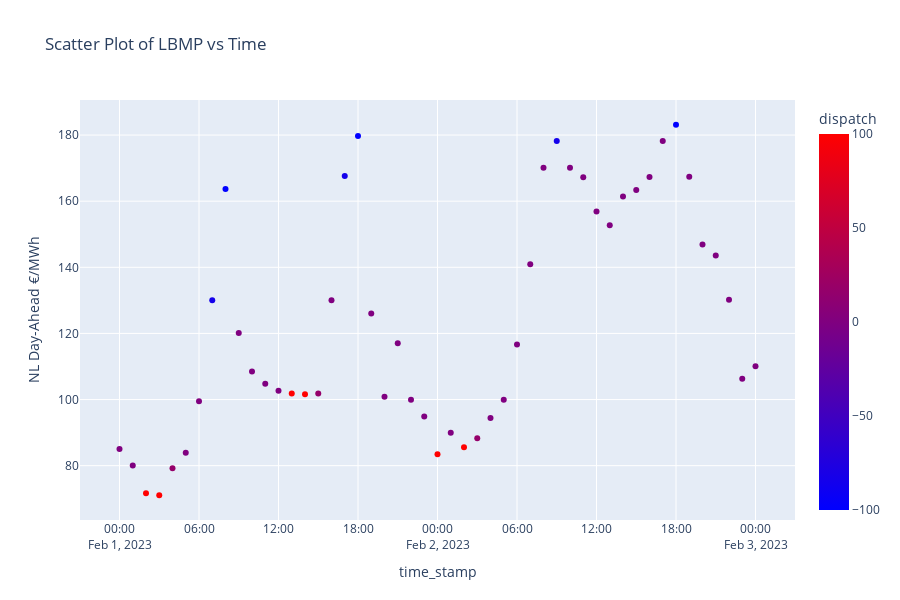

Here is the notebook cell this chart was saved with:
### Code cell
import plotly.express as px

# Assuming 'data' is your pandas DataFrame
fig = px.scatter(
    data, 
    x='time_stamp', 
    y='lbmp', 
    color='dispatch',
    color_continuous_scale='Bluered',  # You can change this to another color scale
    labels={'lbmp': 'NL Day-Ahead €/MWh'},
    title='Scatter Plot of LBMP vs Time',
)

# Adjust layout for better readability
fig.update_layout(
    height=600,  # Adjust the height of the plot
)

# Show the plot
fig.show()

### Figure 1 — Plotly figure (JSON) as saved in the notebook; plotly's stock layout.template omitted (floating-point values rounded to 4 significant figures)
{"data": [{"hovertemplate": "time_stamp=%{x}<br>NL Day-Ahead €/MWh=%{y}<br>dispatch=%{marker.color}<extra></extra>", "legendgroup": "", "marker": {"color": [0, 0, 100, 100, 16.93, 0, 0, -84.39, -100, 0, 0, 0, 0, 100, 100, 16.93, 0, -84.39, -100, 0, 0, 0, 0, 0, 100, 0, 100, 16.93, 0, 0, 0, 0, 0, -84.39, 0, 0, 0, 0, 0, 0, 0, 0, -100, 0, 0, 0, 0, 0, 0], "coloraxis": "coloraxis", "symbol": "circle"}, "mode": "markers", "name": "", "orientation": "v", "showlegend": false, "type": "scatter", "x": ["2023-02-01T00:00:00+01:00", "2023-02-01T01:00:00+01:00", "2023-02-01T02:00:00+01:00", "2023-02-01T03:00:00+01:00", "2023-02-01T04:00:00+01:00", "2023-02-01T05:00:00+01:00", "2023-02-01T06:00:00+01:00", "2023-02-01T07:00:00+01:00", "2023-02-01T08:00:00+01:00", "2023-02-01T09:00:00+01:00", "2023-02-01T10:00:00+01:00", "2023-02-01T11:00:00+01:00", "2023-02-01T12:00:00+01:00", "2023-02-01T13:00:00+01:00", "2023-02-01T14:00:00+01:00", "2023-02-01T15:00:00+01:00", "2023-02-01T16:00:00+01:00", "2023-02-01T17:00:00+01:00", "2023-02-01T18:00:00+01:00", "2023-02-01T19:00:00+01:00", "2023-02-01T20:00:00+01:00", "2023-02-01T21:00:00+01:00", "2023-02-01T22:00:00+01:00", "2023-02-01T23:00:00+01:00", "2023-02-02T00:00:00+01:00", "2023-02-02T01:00:00+01:00", "2023-02-02T02:00:00+01:00", "2023-02-02T03:00:00+01:00", "2023-02-02T04:00:00+01:00", "2023-02-02T05:00:00+01:00", "2023-02-02T06:00:00+01:00", "2023-02-02T07:00:00+01:00", "2023-02-02T08:00:00+01:00", "2023-02-02T09:00:00+01:00", "2023-02-02T10:00:00+01:00", "2023-02-02T11:00:00+01:00", "2023-02-02T12:00:00+01:00", "2023-02-02T13:00:00+01:00", "2023-02-02T14:00:00+01:00", "2023-02-02T15:00:00+01:00", "2023-02-02T16:00:00+01:00", "2023-02-02T17:00:00+01:00", "2023-02-02T18:00:00+01:00", "2023-02-02T19:00:00+01:00", "2023-02-02T20:00:00+01:00", "2023-02-02T21:00:00+01:00", "2023-02-02T22:00:00+01:00", "2023-02-02T23:00:00+01:00", "2023-02-03T00:00:00+01:00"], "xaxis": "x", "y": [85.03, 80.02, 71.67, 71.05, 79.21, 83.93, 99.5, 130, 163.7, 120.1, 108.5, 104.8, 102.6, 101.8, 101.6, 101.8, 130, 167.6, 179.7, 126, 100.9, 117, 99.9, 94.9, 83.46, 89.96, 85.57, 88.27, 94.4, 99.92, 116.6, 141.0, 170.1, 178.2, 170.1, 167.2, 156.9, 152.7, 161.4, 163.4, 167.3, 178.2, 183.1, 167.4, 146.9, 143.5, 130.2, 106.3, 110.1], "yaxis": "y"}], "layout": {"coloraxis": {"colorbar": {"title": {"text": "dispatch"}}, "colorscale": [[0, "rgb(0,0,255)"], [1, "rgb(255,0,0)"]]}, "height": 600, "legend": {"tracegroupgap": 0}, "title": {"text": "Scatter Plot of LBMP vs Time"}, "xaxis": {"anchor": "y", "domain": [0, 1], "title": {"text": "time_stamp"}}, "yaxis": {"anchor": "x", "domain": [0, 1], "title": {"text": "NL Day-Ahead €/MWh"}}}}
